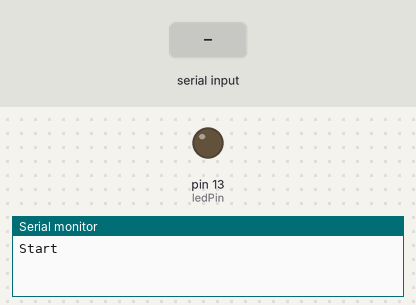
Bench run of a sketch on a simulated Arduino Uno, built with avr-gcc and run on an emulated ATmega328P. Parts: output pins drawn as LEDs (lit = HIGH), the last lines printed to the serial monitor. The inputs (shaded band) are chosen by the test bench.

Above: at 1.2 s.
1.3 s: "30,150\n" received over Serial
At 2.1 s:
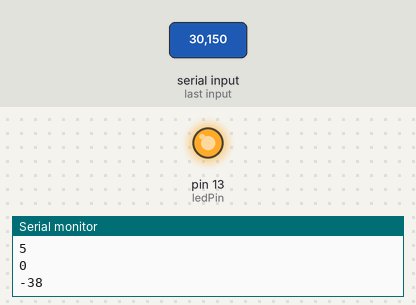
2.8 s: "2\n" received over Serial
At 3.1 s:
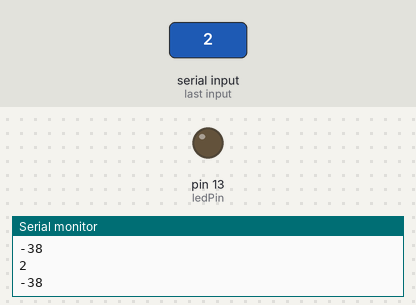
4.3 s: "1\n" received over Serial
At 5.5 s:
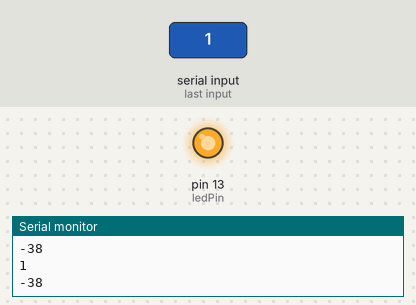
Timing chart, 0 to 7.3 s (numbered marks = the images above; inputs shaded):
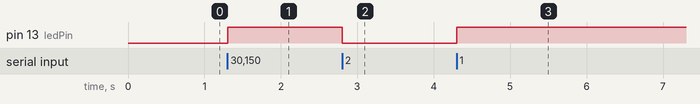

Measured:
- after the input at 1.3 s, pin 13 (ledPin): LOW → HIGH at once
- after the input at 2.8 s, pin 13 (ledPin): HIGH → LOW at once
- after the input at 4.3 s, pin 13 (ledPin): LOW → HIGH at once

The sketch:

sketch_mar14a.ino
```cpp
int ledPin=13;
int matlabData;

void setup()
{
  pinMode(ledPin,OUTPUT);
  Serial.begin(9600);
  Serial.println("Start");
}

void loop()
{

   if(Serial.available()>0) // if there is data to read
   {
    matlabData=Serial.read() - 48; // read data
    Serial.println(matlabData);
    if(matlabData==1)
      digitalWrite(ledPin,HIGH); // turn light on
    else if(matlabData==2)
      digitalWrite(ledPin,LOW); // turn light off
  }
}
```
